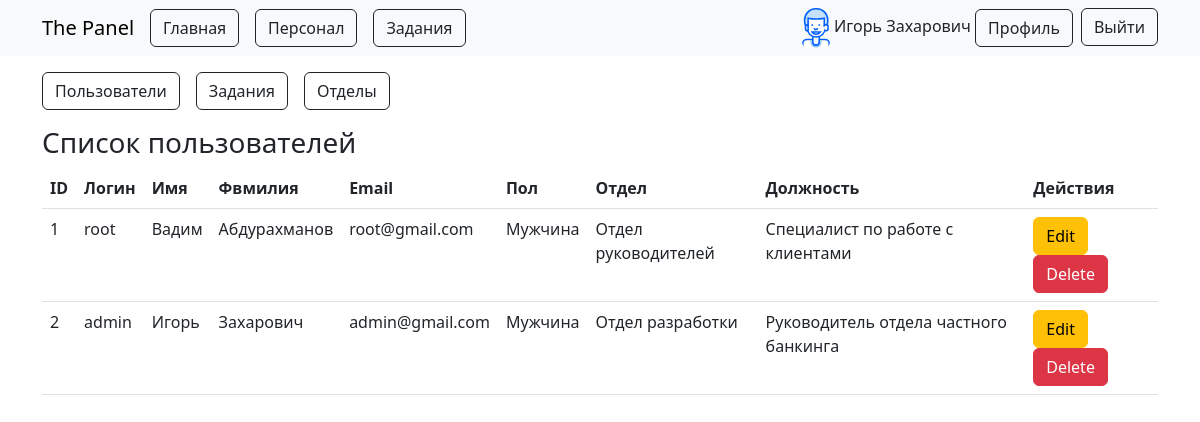
Screenshot of /admin_menu/ (signed in) with the database file from the repository.
### users/models.py (models this page shows)
class User(AbstractUser):
    GENDER_CHOICES = (
        ('Мужчина', 'Мужчина'),
        ('Женщина', 'Женщина'),
    )
    SHIFT_CHOICES = (
        ('Дневная смена', 'Дневная смена'),
        ('Вечерняя смена', 'Вечерняя смена'),
        ('Ночная смена', 'Ночная смена'),
        ('Сменный график', 'Сменный график'),
        ('Скользящий график', 'Скользящий график'),
        ('Половинная смена', 'Половинная смена'),
        ('Гибкий график', 'Гибкий график'),
        ('Ротационная смена', 'Ротационная смена'),
    )
    POSITION_CHOICES = (
        ('Руководитель отдела корпоративных финансов', 'Руководитель отдела корпоративных финансов'),
        ('Менеджер по слияниям и поглощениям', 'Менеджер по слияниям и поглощениям'),
        ('Финансовый аналитик', 'Финансовый аналитик'),
        ('Специалист по оценке бизнеса', 'Специалист по оценке бизнеса'),
        ('Специалист по структурированию сделок', 'Специалист по структурированию сделок'),
        ('Специалист по финансовому моделированию', 'Специалист по финансовому моделированию'),
        ('Руководитель отдела инвестиционного банкинга', 'Руководитель отдела инвестиционного банкинга'),
        ('Аналитик по инвестиционному банкингу', 'Аналитик по инвестиционному банкингу'),
        ('Менеджер по работе с клиентами', 'Менеджер по работе с клиентами'),
        ('Специалист по рынку капитала', 'Специалист по рынку капитала'),
        ('Специалист по IPO', 'Специалист по IPO'),
        ('Специалист по структурированным финансовым продуктам', 'Специалист по структурированным финансовым продуктам'),
        ('Руководитель отдела управления активами', 'Руководитель отдела управления активами'),
        ('Портфельный менеджер', 'Портфельный менеджер'),
        ('Аналитик по инвестициям', 'Аналитик по инвестициям'),
        ('Специалист по риск-менеджменту', 'Специалист по риск-менеджменту'),
        ('Специалист по финансовому планированию', 'Специалист по финансовому планированию'),
        ('Специалист по работе с клиентами', 'Специалист по работе с клиентами'),
        ('Руководитель отдела частного банкинга', 'Руководитель отдела частного банкинга'),
        ('Частный банкир', 'Частный банкир'),
        ('Специалист по финансовому планированию', 'Специалист по финансовому планированию'),
        ('Специалист по инвестициям', 'Специалист по инвестициям'),
        ('Специалист по кредитованию', 'Специалист по кредитованию'),
        ('Менеджер по работе с клиентами', 'Менеджер по работе с клиентами'),
        ('Руководитель отдела риск-менеджмента', 'Руководитель отдела риск-менеджмента'),
        ('Менеджер по управлению рисками', 'Менеджер по управлению рисками'),
        ('Специалист по кредитному риску', 'Специалист по кредитному риску'),
        ('Специалист по рыночному риску', 'Специалист по рыночному риску'),
        ('Специалист по операционному риску', 'Специалист по операционному риску'),
        ('Специалист по моделированию рисков', 'Специалист по моделированию рисков'),
        ('Руководитель отдела финансового контроля', 'Руководитель отдела финансового контроля'),
        ('Финансовый контролер', 'Финансовый контролер'),
        ('Бухгалтер', 'Бухгалтер'),
        ('Аналитик финансовой отчетности', 'Аналитик финансовой отчетности'),
        ('Специалист по налогам', 'Специалист по налогам'),
        ('Специалист по внутреннему аудиту', 'Специалист по внутреннему аудиту'),
        ('Руководитель отдела информационных технологий', 'Руководитель отдела информационных технологий'),
        ('Менеджер по информационным технологиям', 'Менеджер по информационным технологиям'),
        ('Разработчик программного обеспечения', 'Разработчик программного обеспечения'),
        ('Системный аналитик', 'Системный аналитик'),
        ('Специалист по информационной безопасности', 'Специалист по информационной безопасности'),
        ('Администратор баз данных', 'Администратор баз данных'),
        ('Руководитель отдела кадров', 'Руководитель отдела кадров'),
        ('Менеджер по персоналу', 'Менеджер по персоналу'),
        ('Специалист по подбору персонала', 'Специалист по подбору персонала'),
        ('Специалист по обучению и развитию', 'Специалист по обучению и развитию'),
        ('Специалист по компенсациям и льготам', 'Специалист по компенсациям и льготам'),
        ('Специалист по трудовым отношениям', 'Специалист по трудовым отношениям'),
        ('Руководитель отдела маркетинга и коммуникаций', 'Руководитель отдела маркетинга и коммуникаций'),
        ('Менеджер по маркетингу', 'Менеджер по маркетингу'),
        ('Специалист по брендингу', 'Специалист по брендингу'),
        ('Специалист по цифровому маркетингу', 'Специалист по цифровому маркетингу'),
        ('Специалист по PR', 'Специалист по PR'),
        ('Специалист по контенту', 'Специалист по контенту'),
        ('Руководитель отдела клиентского обслуживания', 'Руководитель отдела клиентского обслуживания'),
        ('Менеджер по работе с клиентами', 'Менеджер по работе с клиентами'),
        ('Специалист по клиентскому обслуживанию', 'Специалист по клиентскому обслуживанию'),
        ('Специалист по обработке заявок', 'Специалист по обработке заявок'),
        ('Специалист по технической поддержке', 'Специалист по технической поддержке'),
        ('Специалист по работе с жалобами', 'Специалист по работе с жалобами'),
    )
    gender = models.CharField(max_length=20, choices=GENDER_CHOICES, verbose_name="Пол", null=True)
    department = models.ForeignKey(Department, on_delete=models.SET_NULL, null=True, blank=True, verbose_name="Отдел")
    position = models.CharField(max_length=100, choices=POSITION_CHOICES, verbose_name="Должность", null=True)
    shift = models.CharField(max_length=100, choices=SHIFT_CHOICES, verbose_name="Смена", null=True)
    avatar = models.ImageField(upload_to='avatars/', null=True, blank=True, verbose_name="Аватар", default=get_default_avatar)

class Department(models.Model):
    name = models.CharField(max_length=100, unique=True, verbose_name="Название отдела")

### users/views.py (the view)
# urls.py: path('admin_menu/', views.admin, name='admin'),
def admin(request):
    users = User.objects.all()
    tasks = Task.objects.all()
    departments = Department.objects.all()
    return render(request, 'admin/admin.html', {'users': users, 'tasks': tasks, 'departments': departments})

### templates/admin/admin.html (shortened to what this page needs)
{% extends 'base.html' %}
{% block content %}
{% load static %}
<div class="container mt-3">
    <ul class="nav nav-pills mb-3" id="pills-tab" role="tablist">
        <li class="nav-item pe-3" role="presentation">
            <button
                class="btn btn-outline-dark{% if request.path == '/' %} active{% endif %}"
                data-bs-toggle="pill"
                data-bs-target="#pills-home"
                type="button"
                role="tab"
                aria-controls="pills-home"
                aria-selected="true">
                Пользователи
            </button>
        </li>
        <li class="nav-item pe-3" role="presentation">
            <button
                class="btn btn-outline-dark{% if request.path == '/' %} active{% endif %}"
                data-bs-toggle="pill"
                data-bs-target="#pills-profile"
                type="button"
                role="tab"
                aria-controls="pills-profile"
                aria-selected="false">
                Задания
            </button>
        </li>
        <li class="nav-item pe-3" role="presentation">
            <button
                class="btn btn-outline-dark{% if request.path == '/' %} active{% endif %}"
                data-bs-toggle="pill"
                data-bs-target="#pills-contact"
                type="button"
                role="tab"
                aria-controls="pills-contact"
                aria-selected="false">
                Отделы
            </button>
        </li>
    </ul>
    <div class="tab-content" id="pills-tabContent">
        <div
            class="tab-pane fade show active"
            id="pills-home"
            role="tabpanel"
            aria-labelledby="pills-home-tab">
            <h3>Список пользователей</h3>
            <table class="table">
                <thead>
                    <tr>
                        <th>ID</th>
                        <th>Логин</th>
                        <th>Имя</th>
                        <th>Фвмилия</th>
                        <th>Email</th>
                        <th>Пол</th>
                        <th>Отдел</th>
                        <th>Должность</th>
                        <th>Действия</th>
                    </tr>
                </thead>
                <tbody>
                    {% for user in users %}
                    <tr>
                        <td>{{ user.id }}</td>
                        <td>{{ user.username }}</td>
                        <td>{{ user.first_name }}</td>
                        <td>{{ user.last_name }}</td>
                        <td>{{ user.email }}</td>
                        <td>
                            {% if user.gender == 'male' %}
                                Мужчина
                            {% elif user.status == 'female' %}
                                Женщина
                            {% endif %}
                        </td>
                        <td>{{ user.department.name }}</td>
                        <td>{{ user.position }}</td>
                        <td>
                        <button
                            class="btn btn-warning"
                            data-bs-toggle="modal"
                            data-bs-target="#editUserModal"
                            onclick="editUserModal({{ user.id }})">
                            Edit
                        </button>
                            <button
                                class="btn btn-danger"
                                onclick="deleteUser({{ user.id }})">
                                Delete
                            </button>
                        </td>
                    </tr>
                    {% empty %}
                    <tr>
                        <td colspan="9">No users available.</td>
                    </tr>
                    {% endfor %}
                </tbody>
            </table>
        </div>
    </div>
</div>
{% endblock %}

### templates/base.html (shortened to what this page needs)
<!DOCTYPE html>
<html lang="en">
<head>
    <link href="https://cdn.jsdelivr.net/npm/bootstrap@5.3.0/dist/css/bootstrap.min.css" rel="stylesheet">
</head>
<body>
    <nav class="navbar navbar-expand-lg navbar-light bg-light">
        <div class="container">
            <a class="navbar-brand" href="{% url 'home' %}">The Panel</a>
            <div class="collapse navbar-collapse" id="navbarNav">
                <ul class="navbar-nav me-auto mb-2 mb-lg-0">
                    <li class="nav-item pe-3">
                        <a
                            href="{% url 'home' %}"
                            class="btn btn-outline-dark{% if request.path == '/' %} active{% endif %}">
                            Главная
                        </a>
                    </li>
                    <li class="nav-item pe-3">
                        <a
                            href="{% url 'staff' %}"
                            class="btn btn-outline-dark{% if request.resolver_match.url_name == 'staff' %} active{% endif %}">
                            Персонал
                        </a>
                    </li>
                    <li class="nav-item pe-3">
                        <a
                            href="{% url 'tasks' %}"
                            class="btn btn-outline-dark{% if request.resolver_match.url_name == 'tasks' %} active{% endif %}">
                            Задания
                        </a>
                    </li>
                </ul>
                <ul class="navbar-nav">
                    {% if request.user.is_authenticated %}
                        <li class="nav-item pe-2">
                            <img src="{{ request.user.avatar.url }}" class="rounded" width="28"> {{ request.user.first_name }} {{ request.user.last_name }}
                            <button
                                type="button"
                                class="btn btn-outline-dark{% if request.resolver_match.url_name == 'profile' and request.user.id == user.id %} active{% endif %}"
                                onclick="window.location.href='{% url 'profile' request.user.id %}'">
                                Профиль
                            </button>
                        </li>
                        <li class="nav-item">
                            <form action="{% url 'logout' %}" method="post">
                                <button type="submit" class="btn btn-outline-dark">
                                    Выйти
                                </button>
                            </form>
                        </li>
                    {% endif %}
                </ul>
            </div>
        </div>
    </nav>
{% block content %}
{% endblock %}
</body>
</html>

### rows the page displays
User: user.avatar (picture), user.first_name "Игорь", user.last_name "Захарович", id "2", username "admin", first_name "Игорь", last_name "Захарович", email "admin@gmail.com", gender "Мужчина", department.name "Отдел разработки", position "Руководитель отдела частного банкинга"
User: id "1", username "root", first_name "Вадим", last_name "Абдурахманов", email "root@gmail.com", gender "Мужчина", department.name "Отдел руководителей", position "Специалист по работе с клиентами"
